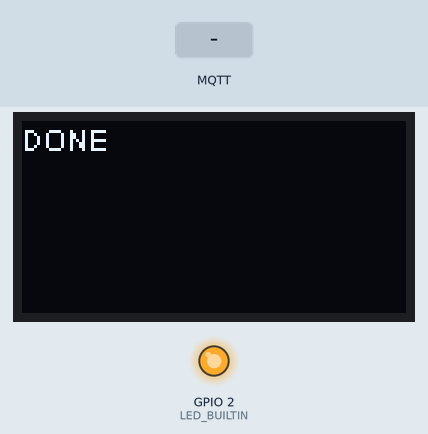
The sketch below on a simulated ESP8266 (NodeMCU). Parts: 128×64 one-colour display, output pins drawn as LEDs (lit = HIGH, except the on-board LED, lit = LOW). The inputs (shaded band) are chosen by the test bench. WiFi joins after 1.5 s; servers stay silent unless stated; no MQTT or app messages arrive unless stated; what the sketch prints to the serial monitor is not drawn.

Above: at 1.7 s.
At 3.8 s:
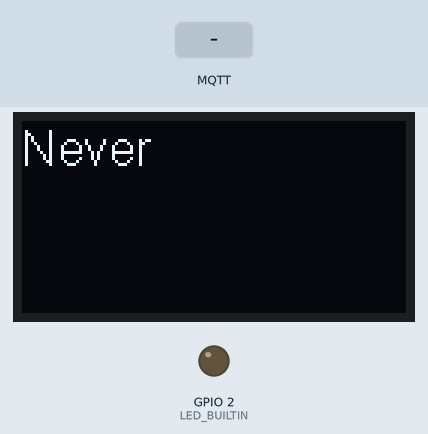
3.9 s: MQTT message "1" arrives on the first subscribed topic
At 4.4 s:
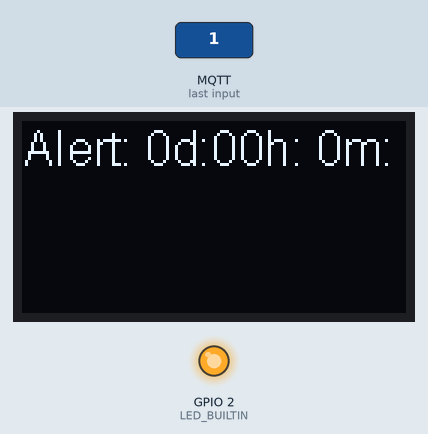
5.4 s: MQTT message "on" arrives on the first subscribed topic
6.9 s: MQTT message "off" arrives on the first subscribed topic
Timing chart, 0 to 9.9 s (numbered marks = the images above; inputs shaded):
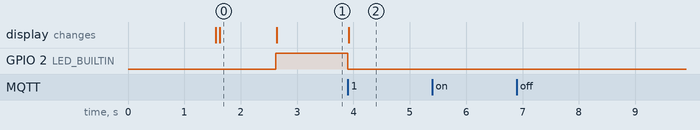

The sketch:

Task4_OLED.ino
```cpp
#include <ESP8266WiFi.h>
#include <PubSubClient.h>
#include <Wire.h>
#include "SSD1306Wire.h"

// WiFi configuration
const char *ssid = "WIFI_SSID";
const char *password = "WIFI_PASSWORD";

// MQTT Broker configuration
const char *mqtt_broker = "broker's IP";
const char *topic = "GROUP";
const char *mqtt_username = "client";
const char *mqtt_password = "test";
const int mqtt_port = 1883;

char alertT[20] = "Never"; // Text to display when alerted

unsigned long aT, t, aSec=0; // Processor time marks

SSD1306Wire display(0x3c, SDA, SCL);   // Setup OLED display (SDA = D2, SCL = D1)
boolean alerted=false; //Flag to indicate first alert

WiFiClient espClient;
PubSubClient client(espClient);

void callback(char *topic, byte *payload, unsigned int length) {
  Serial.print("Message arrived [");
  Serial.print(topic);
  Serial.print("] ");
  for (int i=0;i<length;i++) {
    Serial.print((char)payload[i]);
  }
  Serial.println();

  aT = millis();
  alerted = true;
  digitalWrite(LED_BUILTIN, 1);
}

void setup() {
  Serial.begin(115200);

  pinMode(LED_BUILTIN, OUTPUT);
  digitalWrite(LED_BUILTIN, 0);

  display.init();
  display.clear();

  display.setFont(ArialMT_Plain_10);
  display.drawString(0, 0, "Connecting to Wi-Fi");
  display.display();

  WiFi.begin(ssid, password);

  while (WiFi.status() != WL_CONNECTED) {
    delay(500);
    Serial.print(".");
  }

  display.clear();
  display.drawString(0, 0, "WiFi connected");
  display.display();

  display.clear();
  display.drawString(0, 0, "Connecting to MQTT");
  display.display();

  client.setServer(mqtt_broker, mqtt_port);
  client.setCallback(callback);

  while (!client.connected()) {
    client.connect("ESP8266Client", mqtt_username, mqtt_password);
  }

  client.publish("log", "ESP8266Client connected");
  client.subscribe("alert");

  display.clear();
  display.drawString(0, 0, "DONE");
  display.display();

  delay(1000);
  digitalWrite(LED_BUILTIN, 1);

  display.clear();
  display.setFont(ArialMT_Plain_16);
  display.drawString(0, 0, alertT);
  display.display();

  t = millis();
}

void loop() {
	client.loop();

  if (alerted && (millis() - t) > 1000) {
    digitalWrite(LED_BUILTIN, 0);

    aSec =(millis()-aT)/1000;

    sprintf(alertT, "Alert: %lud:%02luh:%2lum:%2lus", aSec/86400L, (aSec%86400L)/3600, (aSec%3600)/60, aSec%60);

    display.clear();
    display.drawString(0, 0, alertT);
    display.display();
  }
}
```

Measured:
- after the input at 3.9 s, GPIO 2 (LED_BUILTIN): HIGH → LOW at once; the display: changes at once (image 2)
- what the display in image 0 shows lasts 1.0 s, from 1.6 s to 2.6 s
